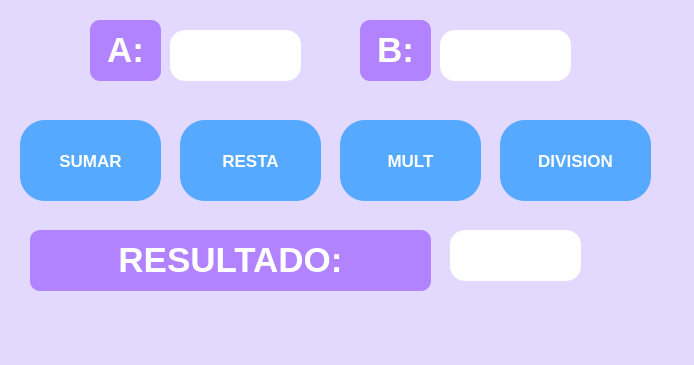
<?xml version="1.0" encoding="UTF-8"?>
<ui version="4.0">
 <class>MainWindow</class>
 <widget class="QMainWindow" name="MainWindow">
  <property name="geometry">
   <rect>
    <x>0</x>
    <y>0</y>
    <width>694</width>
    <height>365</height>
   </rect>
  </property>
  <property name="windowTitle">
   <string>MainWindow</string>
  </property>
  <property name="styleSheet">
   <string notr="true">background-color: rgb(227, 217, 255);</string>
  </property>
  <widget class="QWidget" name="centralwidget">
   <widget class="QLineEdit" name="txt_B">
    <property name="geometry">
     <rect>
      <x>440</x>
      <y>30</y>
      <width>131</width>
      <height>51</height>
     </rect>
    </property>
    <property name="font">
     <font>
      <pointsize>20</pointsize>
      <weight>75</weight>
      <bold>true</bold>
     </font>
    </property>
    <property name="styleSheet">
     <string notr="true">background-color: rgb(255, 255, 255);
border-radius: 15px;
</string>
    </property>
    <property name="text">
     <string/>
    </property>
    <property name="alignment">
     <set>Qt::AlignCenter</set>
    </property>
   </widget>
   <widget class="QLabel" name="label">
    <property name="geometry">
     <rect>
      <x>90</x>
      <y>20</y>
      <width>71</width>
      <height>61</height>
     </rect>
    </property>
    <property name="styleSheet">
     <string notr="true">background-color: rgb(177, 131, 255);
border-radius:10px
</string>
    </property>
    <property name="text">
     <string>&lt;html&gt;&lt;head/&gt;&lt;body&gt;&lt;p&gt;&lt;span style=&quot; font-size:26pt; font-weight:600; color:#ffffff;&quot;&gt;A:&lt;/span&gt;&lt;/p&gt;&lt;/body&gt;&lt;/html&gt;</string>
    </property>
    <property name="alignment">
     <set>Qt::AlignCenter</set>
    </property>
   </widget>
   <widget class="QLineEdit" name="txt_A">
    <property name="geometry">
     <rect>
      <x>170</x>
      <y>30</y>
      <width>131</width>
      <height>51</height>
     </rect>
    </property>
    <property name="font">
     <font>
      <pointsize>20</pointsize>
      <weight>75</weight>
      <bold>true</bold>
     </font>
    </property>
    <property name="styleSheet">
     <string notr="true">background-color: rgb(255, 255, 255);
border-radius: 15px;</string>
    </property>
    <property name="text">
     <string/>
    </property>
    <property name="alignment">
     <set>Qt::AlignCenter</set>
    </property>
   </widget>
   <widget class="QPushButton" name="btn_resta">
    <property name="geometry">
     <rect>
      <x>180</x>
      <y>120</y>
      <width>141</width>
      <height>81</height>
     </rect>
    </property>
    <property name="font">
     <font>
      <family>Arial</family>
      <pointsize>13</pointsize>
      <weight>75</weight>
      <bold>true</bold>
     </font>
    </property>
    <property name="styleSheet">
     <string notr="true">background-color: rgb(85, 170, 255);
color: rgb(255, 255, 255);
border-radius: 25px;</string>
    </property>
    <property name="text">
     <string>RESTA</string>
    </property>
   </widget>
   <widget class="QLineEdit" name="txt_C">
    <property name="enabled">
     <bool>true</bool>
    </property>
    <property name="geometry">
     <rect>
      <x>450</x>
      <y>230</y>
      <width>131</width>
      <height>51</height>
     </rect>
    </property>
    <property name="font">
     <font>
      <pointsize>20</pointsize>
      <weight>75</weight>
      <bold>true</bold>
     </font>
    </property>
    <property name="styleSheet">
     <string notr="true">background-color: rgb(255, 255, 255);
border-radius: 15px;</string>
    </property>
    <property name="text">
     <string/>
    </property>
    <property name="alignment">
     <set>Qt::AlignCenter</set>
    </property>
   </widget>
   <widget class="QPushButton" name="btn_sumar">
    <property name="geometry">
     <rect>
      <x>20</x>
      <y>120</y>
      <width>141</width>
      <height>81</height>
     </rect>
    </property>
    <property name="font">
     <font>
      <family>Arial</family>
      <pointsize>13</pointsize>
      <weight>75</weight>
      <bold>true</bold>
     </font>
    </property>
    <property name="styleSheet">
     <string notr="true">background-color: rgb(85, 170, 255);
color: rgb(255, 255, 255);
border-radius: 25px;</string>
    </property>
    <property name="text">
     <string>SUMAR</string>
    </property>
   </widget>
   <widget class="QPushButton" name="btn_mult">
    <property name="geometry">
     <rect>
      <x>340</x>
      <y>120</y>
      <width>141</width>
      <height>81</height>
     </rect>
    </property>
    <property name="font">
     <font>
      <family>Arial</family>
      <pointsize>13</pointsize>
      <weight>75</weight>
      <bold>true</bold>
     </font>
    </property>
    <property name="styleSheet">
     <string notr="true">background-color: rgb(85, 170, 255);
color: rgb(255, 255, 255);
border-radius: 25px;</string>
    </property>
    <property name="text">
     <string>MULT</string>
    </property>
   </widget>
   <widget class="QPushButton" name="btn_division">
    <property name="geometry">
     <rect>
      <x>500</x>
      <y>120</y>
      <width>151</width>
      <height>81</height>
     </rect>
    </property>
    <property name="font">
     <font>
      <family>Arial</family>
      <pointsize>13</pointsize>
      <weight>75</weight>
      <bold>true</bold>
     </font>
    </property>
    <property name="styleSheet">
     <string notr="true">background-color: rgb(85, 170, 255);
color: rgb(255, 255, 255);
border-radius: 25px;</string>
    </property>
    <property name="text">
     <string>DIVISION</string>
    </property>
   </widget>
   <widget class="QLabel" name="label_2">
    <property name="geometry">
     <rect>
      <x>360</x>
      <y>20</y>
      <width>71</width>
      <height>61</height>
     </rect>
    </property>
    <property name="styleSheet">
     <string notr="true">background-color: rgb(177, 131, 255);
border-radius:10px
</string>
    </property>
    <property name="text">
     <string>&lt;html&gt;&lt;head/&gt;&lt;body&gt;&lt;p&gt;&lt;span style=&quot; font-size:26pt; font-weight:600; color:#ffffff;&quot;&gt;B:&lt;/span&gt;&lt;/p&gt;&lt;/body&gt;&lt;/html&gt;</string>
    </property>
    <property name="alignment">
     <set>Qt::AlignCenter</set>
    </property>
   </widget>
   <widget class="QLabel" name="label_3">
    <property name="geometry">
     <rect>
      <x>30</x>
      <y>230</y>
      <width>401</width>
      <height>61</height>
     </rect>
    </property>
    <property name="styleSheet">
     <string notr="true">background-color: rgb(177, 131, 255);
border-radius:10px
</string>
    </property>
    <property name="text">
     <string>&lt;html&gt;&lt;head/&gt;&lt;body&gt;&lt;p&gt;&lt;span style=&quot; font-size:26pt; font-weight:600; color:#ffffff;&quot;&gt;RESULTADO:&lt;/span&gt;&lt;/p&gt;&lt;/body&gt;&lt;/html&gt;</string>
    </property>
    <property name="alignment">
     <set>Qt::AlignCenter</set>
    </property>
   </widget>
  </widget>
  <widget class="QMenuBar" name="menubar">
   <property name="geometry">
    <rect>
     <x>0</x>
     <y>0</y>
     <width>694</width>
     <height>18</height>
    </rect>
   </property>
  </widget>
  <widget class="QStatusBar" name="statusbar"/>
 </widget>
 <resources/>
 <connections/>
</ui>
